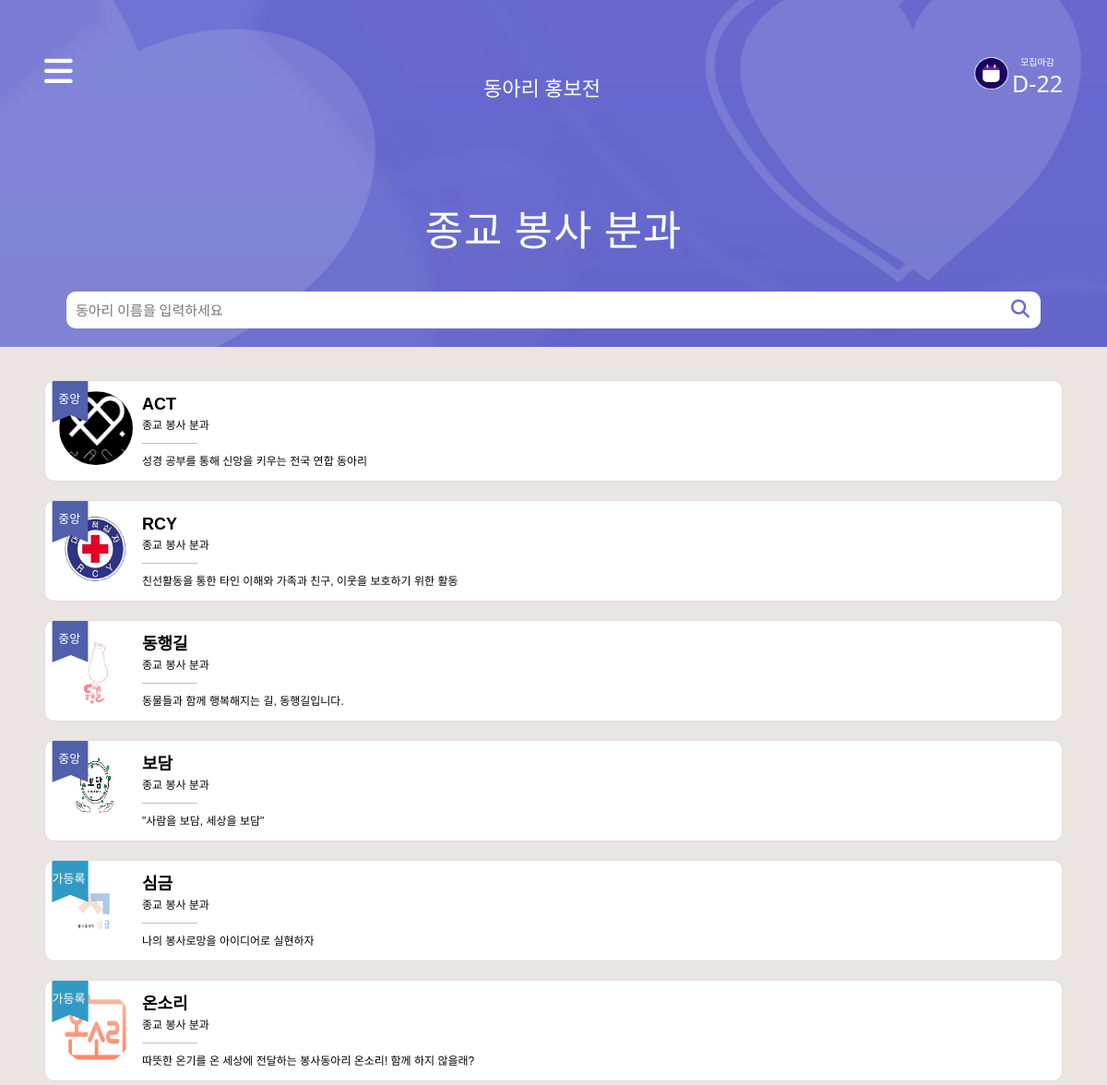
The app's page /club/3, older data.
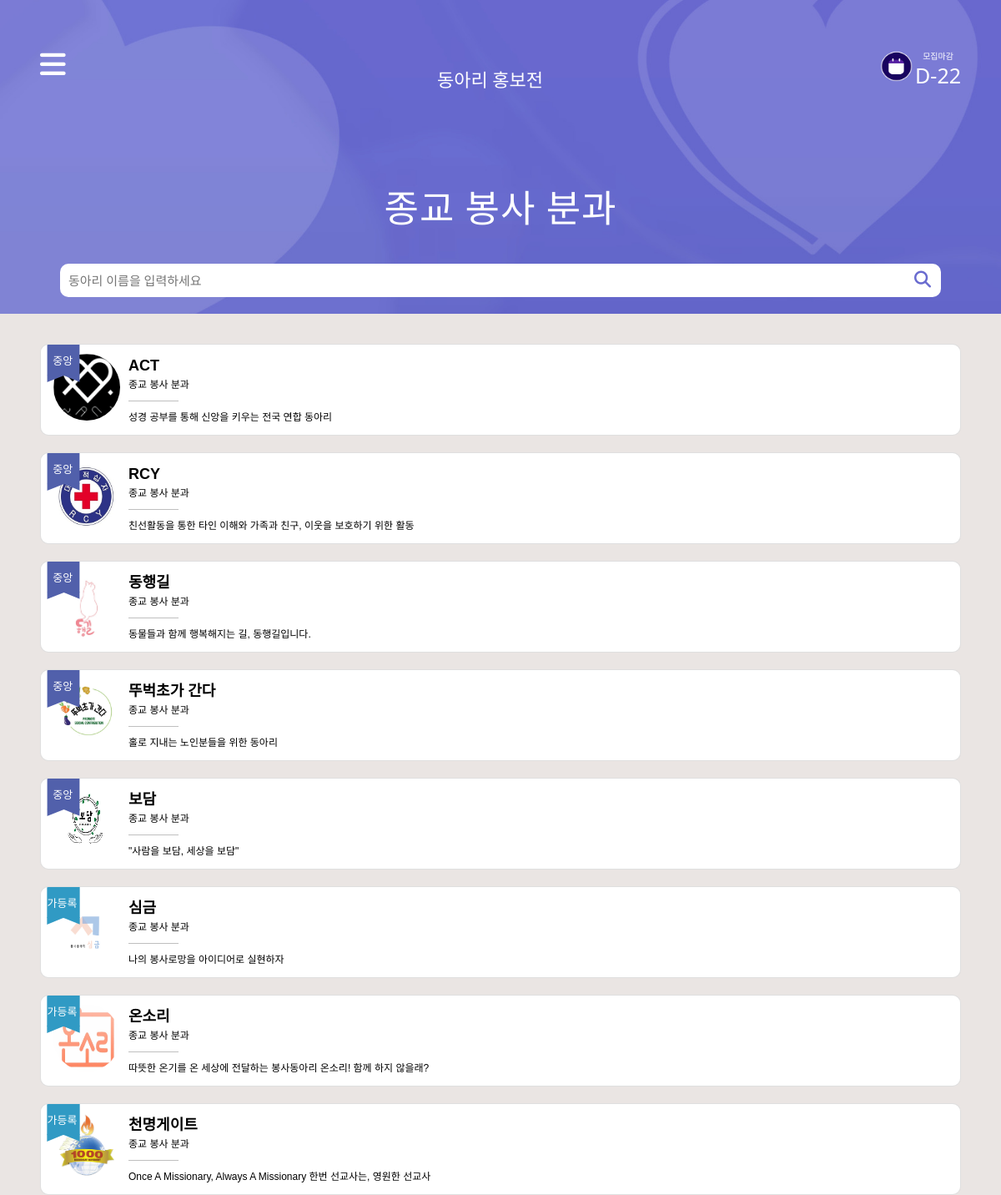
The same page, newer data.
### base/models.py (models this page shows, shortened)
class Clubs(models.Model):
    club_id = models.AutoField(primary_key=True)
    club_name = models.CharField(max_length=200, blank=True, null=True)
    main_club = models.IntegerField(blank=True, null=True)
    club_desc = models.CharField(max_length=200, blank=True, null=True)
    user = models.ForeignKey(AuthUser, models.DO_NOTHING, blank=True, null=True)
    club_type = models.ForeignKey(ClubTypes, models.DO_NOTHING)
    club_img = models.ImageField(upload_to='images/', blank=True, null=True) # 활동사진
    club_logo = models.ImageField(upload_to='images/', blank=True, null=True) #로고
    rank = models.IntegerField(blank=True, null=True)
    sns_link = models.CharField(max_length=500, blank=True, null=True) # 여분
    instagram_link = models.CharField(max_length=500, blank=True, null=True)
    facebook_link = models.CharField(max_length=500, blank=True, null=True)
    youtube_link = models.CharField(max_length=500, blank=True, null=True)
    form_link = models.CharField(max_length=500, blank=True, null=True)
    recruitment_content = models.TextField(blank=True, null=True)

class ClubTypes(models.Model):
    club_type_id = models.AutoField(primary_key=True)
    club_type_name = models.CharField(max_length=200, blank=True, null=True)
    club_type_desc = models.CharField(max_length=200, blank=True, null=True)
    club_type = models.IntegerField(blank=True, null=True)
    def __str__(self):
        return self.club_type_name

### club/views.py (the view)
# urls.py: path('<int:club_type>', views.haksool, name="haksool"),
def haksool(request, club_type):
    if club_type == 1:
        template_name = 'club_list1.html'
    elif club_type == 2:
        template_name = 'club_list2.html'
    elif club_type == 3:
        template_name = 'club_list3.html'
    side_menu1 = Clubs.objects.all().filter(club_type = 1)
    side_menu2 = Clubs.objects.all().filter(club_type = 2)
    side_menu3 = Clubs.objects.all().filter(club_type = 3)
    if request.GET.get("keyword"):
        keyword = request.GET.get("keyword")
        club_list = Clubs.objects.all().filter(Q(club_type = club_type) & (Q(club_name__icontains = keyword)))
        return render(request, template_name, {'club_list': club_list, 'club_type': club_type, 'side_menu1':side_menu1, 'side_menu2':side_menu2, 'side_menu3':side_menu3})
    else:
        club_list = Clubs.objects.all().filter(club_type = club_type).order_by('club_name')
        return render(request, template_name, {'club_list': club_list, 'club_type': club_type, 'side_menu1':side_menu1, 'side_menu2':side_menu2, 'side_menu3':side_menu3})

### club/templates/club_list3.html (shortened to what this page needs)
{% load static %}
<!DOCTYPE html>
<html lang="en">
<head>
  <link rel="stylesheet" href="https://maxcdn.bootstrapcdn.com/bootstrap/3.3.2/css/bootstrap.min.css">
  <link rel="stylesheet" href="https://maxcdn.bootstrapcdn.com/bootstrap/3.3.2/css/bootstrap-theme.min.css">
  <link href="https://cdn.jsdelivr.net/npm/bootstrap@5.0.2/dist/css/bootstrap.min.css" rel="stylesheet"
>
</head>
<body>
  <header>
    {% include 'side.html' %}
    <p> 종교 봉사 분과</p>
    <form action="{% url 'haksool' club_type %}" method="GET">
      <div class="search-bar">
        <input type="search" placeholder="동아리 이름을 입력하세요" name="keyword">
        <button type="submit" class="fas fa-search"></button>
      </div>
    </form>
  </header>
  <section>
    {% for club in club_list %}
    <a href="{% url 'home' club.club_id %}">
      <div class="card" style="border-radius: 10px;">
        <div class="c_img">
          <div class="card_img">
            {% if club.club_logo %}
            <img src="{{club.club_logo.url}}" width="80px" height="80px" style="border-radius: 50%">
            {% else %}
            <img src="{% static '1.png' %}" width="80px" height="80px" style="border-radius: 50%">
            {% endif %}
          </div>
          {% if club.main_club == 1 %}
          <img class="flag" src="{% static '중앙.svg' %}" width="40px" height="45px">
          {% elif club.main_club == 0 %}
          <img class="flag" src="{% static '가등록.svg' %}" width="40px" height="45px">
          {% endif %}
        </div>
        <div class="text-wrap">
          <h1>{{club.club_name}}</h1>
          <span>{{club.club_type}}</span>
          <hr style="color: black;" width="60px">
          <span id="club_t">{{club.club_desc}}</span>
        </div>
      </div>
    </a>
    {% endfor %}
  </section>
</body>
</html>

### base/templates/side.html (shortened to what this page needs)
{% load static %}
<!DOCTYPE html>
<html lang="en">
<head>
  <link rel="stylesheet" href="{% static 'css/side.css' %}?after ">
  <link rel="stylesheet" href="https://maxcdn.bootstrapcdn.com/bootstrap/3.3.2/css/bootstrap.min.css">
  <link rel="stylesheet" href="https://maxcdn.bootstrapcdn.com/bootstrap/3.3.2/css/bootstrap-theme.min.css">
  <link href="https://cdn.jsdelivr.net/npm/bootstrap@5.0.2/dist/css/bootstrap.min.css" rel="stylesheet">
</head>
<body>
  <section class="section_side">
    <div class="menu_Btn"><i class="fas fa-bars" id="OpenBtn" style="font-size: 35px;"></i></div>
    <h1><a href="{% url 'home1' %}" style="text-decoration: none; color: white;">동아리 홍보전</a></h1>
    <div class="dday">
      <img class="dday_calendar" src="{% static 'dday_calendar.png' %}">
      <div class="counter"></div>
    </div>
  </section>
</body>
</html>

### base/static/css/side.css (style rules this page uses)
body { margin: 0; padding: 0; box-sizing: border-box; height: 100%; }
.section_side { padding: 5% 4%; width: 100%; height: 100%; color:white; background-color: transparent; }
.dday { display: inline-flex; }
@media (min-width:330px) { .dday_calendar { width: 39px; height: 41px; } }
.counter { padding-left: 3px; text-align: center; display: inline-block; }
.menu_Btn { position: relative; font-size: 25px; color: white; }
.section_side { display: flex !important; justify-content: space-between; }
.section_side>h1 { padding-top: 2%; font-family: 'twaysky'; font-size: 22px; display: block; position: absolute; text-align: center; z-index: 0; left: calc(50% - 76px); }

### club/templates/club_list3.html (style rules this page uses)
html { height: 100%; background-attachment: fixed; background-position: bottom; background: #EAE5E3; }
body { margin: 0; padding: 0; box-sizing: border-box; }
header { position: sticky; color: white; background-image: url("../static/봉사종교분과\ 배경.jpg"); background-size: cover; top: 0; left: 0; right: 0; z-index: 1; }
header>p { padding-top: 4%; font-family: 'Cafe24Danjunghae'; letter-spacing: 1px; font-size: 45px; text-align: center; }
.search-bar { position: relative; width: 96%; margin: 10px 0 0 2%; padding: 20px 4%; }
.search-bar>input { width: 100%; height: 40px; border: 0px; border-radius: 10px; padding-left: 10px; font-size: 15px; color: black; padding-right: 40px; }
.fa-search { background-color: transparent; border: none; position: absolute; right: 8px; top: 36%; font-size: 20px; color: #696BCF; margin-right: 4%; }
section { padding: 3% 4% 5% 4%; width: 100%; height: 100%; background: #EAE5E3; }
.card { z-index: 0; transition: 0.3s; position: relative; width: 100%; max-width: 100%; height: 110px; overflow: hidden; display: inline-block; margin-bottom: 20px; background-color: white; }
.c_img { width: 100px; height: 80px; }
.card_img { position: absolute; left: 15px; top: 11px; }
.flag { position: relative; z-index: 1; margin: 0 7px; }
.text-wrap { position: absolute; bottom: 12px; left: 80px; z-index: 10; padding-left: 25px; }
.text-wrap h1 { font-size: 18px; margin-bottom: 2px; color: black; font-family: 'Noto Sans KR', sans-serif; font-weight: 700; }
.text-wrap span { color: black; font-size: 12px; font-family: 'Noto Sans KR', sans-serif; font-weight: 500; }
.text-wrap #club_t { font-family: 'Noto Sans KR', sans-serif; font-weight: 300; }

Row changes from the older to the newer data that the page shows:
added Clubs: club_logo (picture), main_club 1 (drawn), club_name "뚜벅초가 간다", club_type "종교 봉사 분과", club_desc "홀로 지내는 노인분들을 위한 동아리"
added Clubs: club_logo (picture), main_club 0 (drawn), club_name "천명게이트", club_type "종교 봉사 분과", club_desc "Once A Missionary, Always A Missionary 한번 선교사는, 영원한 선교사"
